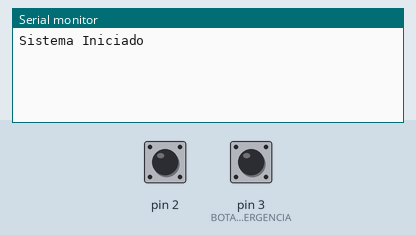
Recording of a sketch running on a simulated Arduino Uno, built with avr-gcc and run on an emulated ATmega328P. On the bench: the last lines printed to the serial monitor. Inputs (shaded band) come from the test bench; at power-on: pin 2 HIGH, pin 3 (BOTAO_EMERGENCIA) HIGH.

Above: at 0.8 s.
0.9 s: pin 2 pulled LOW for 0.15 s
At 1.8 s:
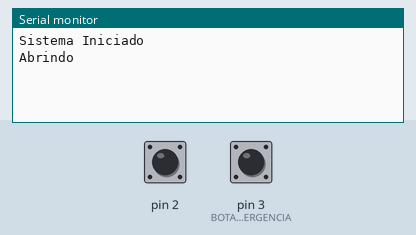
4.0 s: pin 2 pulled LOW for 1 s
At 6.5 s:
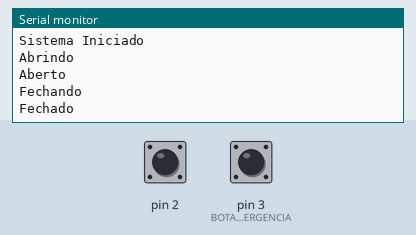

The sketch:

projeto_final.ino
```cpp
#define PORTAO_ABRIR (1 << PD0)
#define PORTAO_FECHAR (1 << PD1)
#define BOTAO_PORTAO (1 << PD2)
#define BOTAO_EMERGENCIA (1 << PD3)

#define TEMPO_MAX_ABERTO 10000  // (ms) Tempo maximo que o portao pode ficar aberto
#define TEMPO_ABRIR 2000  // (ms) Tempo do motor abrir/fechar o portao
#define ABRINDO 0
#define FECHANDO 1
#define ABERTO 2
#define FECHADO 3
#define INTERROMPIDO 4

volatile unsigned int contadorInterrupcoes = 0;
volatile uint8_t estado_portao = FECHADO;
volatile uint8_t ultimo_estado_portao = estado_portao;

void abrirPortao() {
  PORTD |= PORTAO_ABRIR;
  PORTD &= ~PORTAO_FECHAR;
}

void fecharPortao() {
  PORTD |= PORTAO_FECHAR;
  PORTD &= ~PORTAO_ABRIR;
}

void pararPortao() {
  PORTD &= ~PORTAO_ABRIR;
  PORTD &= ~PORTAO_FECHAR;
}

// ISR do Timer
ISR(TIMER0_COMPA_vect) {
  contadorInterrupcoes++;
}

// ISR da interrupção externa (emergência)
ISR(INT1_vect) {
  if (estado_portao == ABRINDO || estado_portao == FECHANDO) {
    estado_portao = INTERROMPIDO;
    UART_send("Interrompido\n");
  }
}

void configurarGPIO() {
  // Saídas
  DDRD |= PORTAO_ABRIR;
  DDRD |= PORTAO_FECHAR;

  // Entradas
  DDRD &= ~BOTAO_PORTAO;
  DDRD &= ~BOTAO_EMERGENCIA;
  PORTD |= BOTAO_PORTAO | BOTAO_EMERGENCIA;
}

void configurarInterrupcao() {
  EICRA = (1 << ISC11); // Interrupção no borda de descida (emergência)
  EIMSK = (1 << INT1); // Habilita INT1
  sei();
}

void ConfigurarTimer0(void) {
    TCCR0A = (1 << WGM01); // Modo CTC
    TCCR0B = (1 << CS01) | (1 << CS00); // Pre-scaler de 64
    OCR0A = 249; // Interrupção a cada 1ms
    TIMSK0 |= (1 << OCIE0A); // Habilita interrupção de comparação
}

void configurarUART(unsigned int baudrate) {
    unsigned int MYUBRR = 16000000 / 16 / baudrate - 1;
    UBRR0H = (unsigned char)(MYUBRR >> 8);
    UBRR0L = (unsigned char)MYUBRR;
    UCSR0B = (1 << RXEN0) | (1 << TXEN0);
    UCSR0C = (1 << UCSZ01) | (1 << UCSZ00);
}

void UART_send(const char *data) {
  while (*data) {
    while (!(UCSR0A & (1 << UDRE0)));
    UDR0 = *data++;
  }
}

int main(void) {
  configurarGPIO();
  configurarInterrupcao();
  ConfigurarTimer0();
  configurarUART(9600);

  UART_send("Sistema Iniciado\n");

  while (1) {
    // Verifica botão de abertura do portão
    if (!(PIND & BOTAO_PORTAO)) {
      if (estado_portao == FECHADO) {
        estado_portao = ABRINDO;
        UART_send("Abrindo\n");
        abrirPortao();
      }
      if (estado_portao == ABERTO) {
        estado_portao = FECHANDO;
        UART_send("Fechando\n");
      }

      _delay_ms(50);  // Debounce
    }

    if (ultimo_estado_portao != estado_portao) {
      contadorInterrupcoes = 0;
    }
    ultimo_estado_portao = estado_portao;

    switch (estado_portao) {
      case ABRINDO:
        abrirPortao();
        if (contadorInterrupcoes >= TEMPO_ABRIR) {
          estado_portao = ABERTO;
          UART_send("Aberto\n");
        }
        break;

      case FECHANDO:
        fecharPortao();
        if (contadorInterrupcoes >= TEMPO_ABRIR) {
          estado_portao = FECHADO;
          UART_send("Fechado\n");
        }
        break;

      case ABERTO:
        pararPortao();
        if (contadorInterrupcoes >= TEMPO_MAX_ABERTO) {
          estado_portao = FECHANDO;
          UART_send("Fechando\n");
        }
        break;

      case FECHADO:
      case INTERROMPIDO:
        pararPortao();
        break;
    }

    _delay_ms(5);
  }

  return 0;
}
```

Measured:
- after the input at 0.9 s, the serial monitor: prints a new line at once (image 1)
- after the input at 4.0 s, the serial monitor: prints a new line after 2.1 s (image 2)
